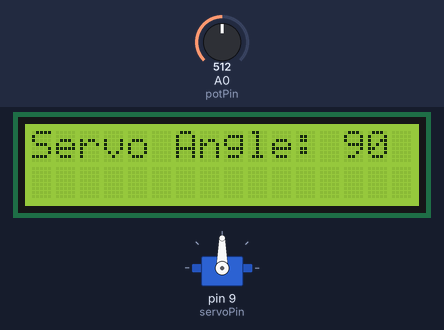
Recording of a sketch running on a simulated Arduino Uno, built with avr-gcc and run on an emulated ATmega328P. Shown: servo, 16×2 character LCD. The test bench sets the inputs (shaded band); at power-on: A0 (potPin) = 512. What the sketch prints to the serial monitor is not drawn.

Above: at 1.2 s.
1.3 s: A0 (potPin) set to 716
At 2.3 s:
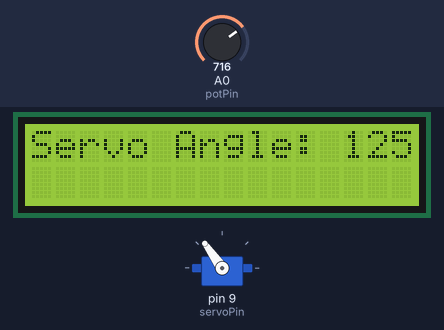
2.8 s: A0 (potPin) set to 900
At 3.3 s:
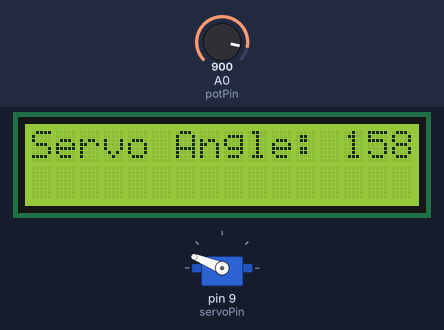
4.3 s: A0 (potPin) set to 1023
At 5.4 s:
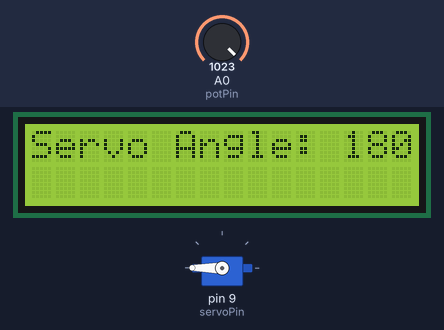
5.8 s: A0 (potPin) set to 306
At 6.5 s:
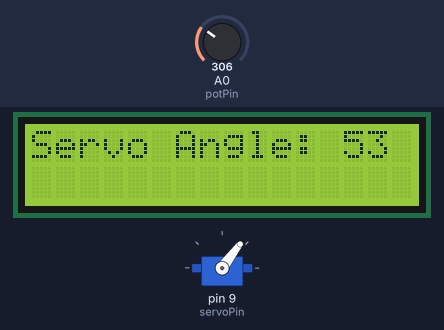
7.3 s: A0 (potPin) set to 122
At 8.5 s:
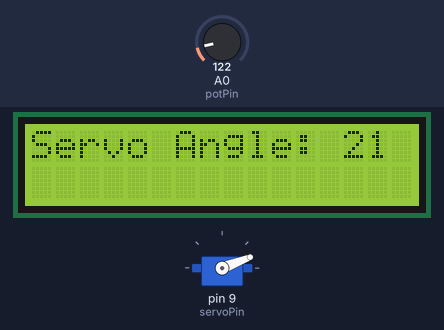
8.8 s: A0 (potPin) set to 89
At 9.9 s:
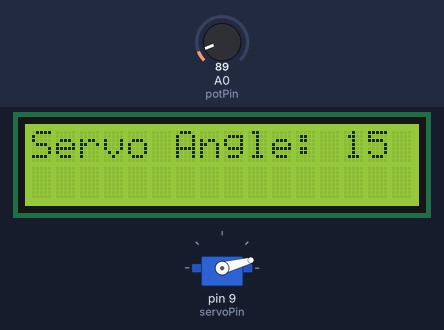
Timing chart, 0 to 11.3 s (numbered marks = the images above; inputs shaded):
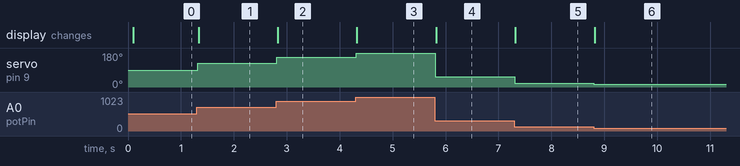

The sketch:

LCD_Servo_Pot_mini-project.ino
```cpp
////////////////////////////////////////////////////////////////////////////////////////////////////////////////////
// Controlling a servo position using a potentiometer, and printing the potentiometer value to an LCD I2C device. //
////////////////////////////////////////////// Matt Coale's Solution////////////////////////////////////////////////
// Most code in this sketch was copied from Peter Dalmaris (and others), and was compiled by Matt Coale, for the  //
// purpose of completing the mini-project in Lecture 52 of "Arduino Step by Step" taught by Peter Dalmaris.       //
// For an image of the completed circuit, please visit: https://imgur.com/Ac5CxM2                                 //
////////////////////////////////////////////////////////////////////////////////////////////////////////////////////

#include <VarSpeedServo.h>
#include <Wire.h>
#include <LCD.h>
#include <LiquidCrystal_I2C.h>

VarSpeedServo myServo;              //Create servo object to control a servo

//Addr, en, Rw, Rs, d4, d5, d6, d7, backlightpin, polarity
LiquidCrystal_I2C lcd(0x3F,2,1,0,4,5,6,7,3,POSITIVE);

const int servoPin = 9;              //Declare digital pin used for servo
const int potPin = 0;                //Declare pin used for Potentiometer
int val;

void setup() {
  Wire.begin();
  myServo.attach(servoPin);         //attaches the servo on pin 9 to servo object

  Serial.begin(9600);

  lcd.begin(16,2);                  //Setup LCD screen (size)
  lcd.backlight();
  lcd.setCursor(0,0);
  lcd.print("Servo Angle: ");       //Add user-friendliness (Permanent during program run)
}

void loop() {
  val = analogRead(potPin);         //Reads value of potentiometer
  val = map(val,0,1023,0,180);      //scale it to use with the servo
  myServo.write(val);               //Set servo position
  Serial.println(val);              //Send pot value to Serial Monitor
  delay(15);

  lcd.setCursor(13,0);
  lcd.print(val);                   //Show current servo position on LCD screen

  if (val <= 99){                   //Clear 3rd digit from screen if servo pos falls below 100
    lcd.setCursor(15,0);            //Allows numbers to remain the same darkness without flickering
                                    //on and off very rapidly.
    lcd.print(" "); }

  if (val <= 9){                    //Clear 2nd digit from screen if servo pos falls below 10
    lcd.setCursor(14,0);
    lcd.print("  "); }

}
```

Measured:
- after the input at 1.3 s, servo on pin 9 (servoPin): 90° → 125° at once; the display: changes at once (image 1)
- after the input at 2.8 s, servo on pin 9 (servoPin): 125° → 158° at once; the display: changes at once (image 2)
- after the input at 4.3 s, servo on pin 9 (servoPin): 158° → 180° at once; the display: changes at once (image 3)
- after the input at 5.8 s, servo on pin 9 (servoPin): 180° → 53° at once; the display: changes at once (image 4)
- after the input at 7.3 s, servo on pin 9 (servoPin): 53° → 21° at once; the display: changes at once (image 5)
- after the input at 8.8 s, servo on pin 9 (servoPin): 21° → 15° at once; the display: changes at once (image 6)
